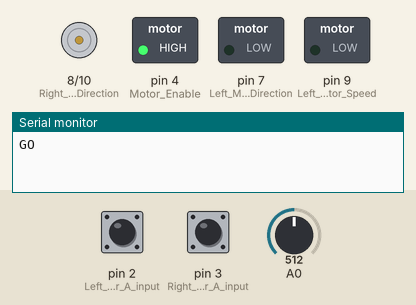
Simulated run of this sketch. Board: Arduino Uno, built with avr-gcc and run on an emulated ATmega328P. On the bench: direction and speed pins drawn as motors (green arrow = direction pin HIGH = forward, orange = LOW = backward, longer = more drive), switched loads named in the sketch (green lamp = pin HIGH), the last lines printed to the serial monitor. The test bench sets the inputs (shaded band); at power-on: pin 2 (Left_Motor_A_input) HIGH, pin 3 (Right_Motor_A_input) HIGH, A0 = 512.

Above: at 0.1 s.
At 1.1 s:
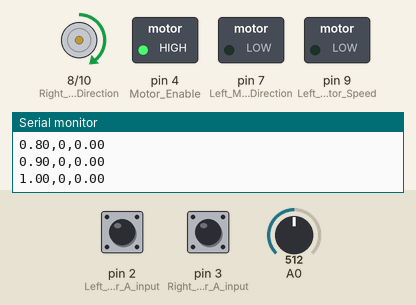
Timing chart, 0 to 5.5 s (numbered marks = the images above):
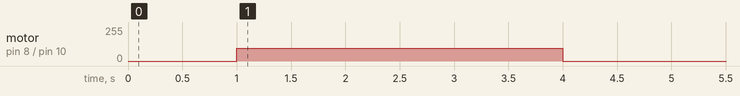

Measured:
- by itself, motor on pin 8 (Right_Motor_Direction) / pin 10 (Right_Motor_Speed): stopped → forward 96/255 at 1.0 s, → stopped 3.0 s later

The sketch:

motor_parameter_data_collector.ino
```cpp
// File Name: motor_parameter_data_collection.ino
// Author: Luca Ciancanelli
// EENG350 - Section B
//
// Description:
// This Arduino script implements position and velocity
// tracking for each of the motors to acquire characterization
// data. Time, volatage, and velocity for each motor is printed
// to the console in a CSV format to allow easy collection using
// the MATLAB scripts.

// Function declarations
void scheduler();
void console_print(long current_time);
void left_motor_control(int dir, int pwm);
void right_motor_control(int dir, int pwm);
void left_motor_vel();
void right_motor_vel();
void left_motor_change();
void right_motor_change();

// Constants
// Encoder pin designators
const int Left_Motor_A_input = 2;
const int Right_Motor_A_input = 3;
const int Left_Motor_B_input = 5;
const int Right_Motor_B_input = 6;

// Motor pin designators
const int Motor_Enable = 4;
const int Left_Motor_Direction = 7;
const int Right_Motor_Direction = 8;
const int Left_Motor_Speed = 9;
const int Right_Motor_Speed = 10;

// Velocity refresh interval
const int velocity_refresh_interval_ms = 10;
const float velocity_refresh_interval_s = 0.01;

// Console refresh interval (ms)
const int console_refresh_interval = 100;

// Motor being run (0 - left motor, 1 - right motor)
const int motor_run = 1;

// Motor test pwm
const int motor_test_pwm = 96;

// Global variables
// Scheduler time tracker
long console_prev_time = 0;
long left_vel_prev_time = 0;
long right_vel_prev_time = 5;

// Encoder pin states
int left_motor_A_state = 0;
int right_motor_A_state = 0;
int left_motor_B_state = 0;
int right_motor_B_state = 0;

// Encoder rotation counter
long left_turn_count = 0;
long right_turn_count = 0;

// Motor states
int left_motor_pwm = 0;
int right_motor_pwm = 0;
int left_motor_dir = 0;
int right_motor_dir = 0;

// Velocity variables
float left_motor_vel_calc = 0;
float right_motor_vel_calc = 0;
long left_prev_pos = 0;
long right_prev_pos = 0;
int left_prev_vel_time = 0;
int right_prev_vel_time = 0;

void setup() {
  // Initialize COM port at 115200 baud
  Serial.begin(115200);

  // Set digital pins for motor encoders as inputs
  pinMode(Left_Motor_A_input, INPUT);
  pinMode(Right_Motor_A_input, INPUT);
  pinMode(Left_Motor_B_input, INPUT);
  pinMode(Right_Motor_B_input, INPUT);

  // Set motor control pins as outputs
  pinMode(Motor_Enable, OUTPUT);
  pinMode(Left_Motor_Speed, OUTPUT);
  pinMode(Right_Motor_Speed, OUTPUT);
  pinMode(Left_Motor_Direction, OUTPUT);
  pinMode(Right_Motor_Direction, OUTPUT);

  // Enable motor driver
  digitalWrite(Motor_Enable, HIGH);

  // Setup encoder interrupts
  attachInterrupt(digitalPinToInterrupt(Left_Motor_A_input), left_motor_change, CHANGE);
  attachInterrupt(digitalPinToInterrupt(Right_Motor_A_input), right_motor_change, CHANGE);

  // Start MATLAB data collection
  Serial.println("GO");
}

void loop() {
  // Run scheduler
  scheduler();
}

void scheduler()
{
  // Update current time
  long current_time = millis();

  // Print variables to console (if update period past)
  if(current_time >= (console_prev_time + console_refresh_interval))
  {
    console_prev_time = current_time;
    console_print(current_time);
  }

  // Update left motor velocity (if update period past)
  if(current_time > (left_vel_prev_time + velocity_refresh_interval_ms))
  {
    left_motor_vel();
    left_vel_prev_time = current_time;
  }

  // Update left motor velocity (if update period past)
  if(current_time > (right_vel_prev_time + velocity_refresh_interval_ms))
  {
    right_motor_vel();
    right_vel_prev_time = current_time;
  }

  // Start motor at 1s
  if(current_time == 1000)
  {
    if(motor_run == 0)
    {
      left_motor_control(1, motor_test_pwm);
    }
    else
    {
      right_motor_control(1, motor_test_pwm);
    }
  }

  // Stop motor at 4s
  if(current_time == 4000)
  {
    if(motor_run == 0)
    {
      left_motor_control(1, 0);
    }
    else
    {
      right_motor_control(1, 0);
    }

    // End MATLAB data collection
    Serial.println("STOP");
  }
}

void console_print(long current_time)
{
  // Print current runtime (s)
  Serial.print(float(console_prev_time) / 1000);

  // Check which motor is being simulated
  if(motor_run == 0)
  {
    // Print voltage applied to motor
    if(left_motor_pwm != 0)
    {
      Serial.print(",");
      Serial.print(float(analogRead(0)) * 0.0138 * (float(left_motor_pwm) / 255));
    }
    else
    {
      Serial.print(",");
      Serial.print(0);
    }

    // Print motor velocity
    Serial.print(",");
    Serial.println(left_motor_vel_calc);
  }
  else
  {
    // Print voltage applied to motor
    if(right_motor_pwm != 0)
    {
      Serial.print(",");
      Serial.print(float(analogRead(0)) * 0.0138 * (float(right_motor_pwm) / 255));
    }
    else
    {
      Serial.print(",");
      Serial.print(0);
    }

    // Print motor velocity
    Serial.print(",");
    Serial.println(right_motor_vel_calc);
  }
}

void left_motor_vel()
{
  // Calculate motor velocity (conversion factor) * (change in position) * (time elapsed)
  left_motor_vel_calc = float((((2*3.14159) / 3200) * (left_turn_count - left_prev_pos)) / velocity_refresh_interval_s);

  // Update previous turn count
  left_prev_pos = left_turn_count;
}
void right_motor_vel()
{
  // Calculate motor velocity (conversion factor) * (change in position) * (time elapsed)
  right_motor_vel_calc = float((((2*3.14159) / 3200) * (right_turn_count - right_prev_pos)) / velocity_refresh_interval_s);

  // Update previous turn count
  right_prev_pos = right_turn_count;
}

void left_motor_control(int dir, int pwm)
{
  // Update state variables
  left_motor_dir = dir;
  left_motor_pwm = pwm;

  // Write motor direction pin
  digitalWrite(Left_Motor_Direction, dir);

  // Write motor speed pin
  analogWrite(Left_Motor_Speed, pwm);
}

void right_motor_control(int dir, int pwm)
{
  // Update state variables
  right_motor_dir = dir;
  right_motor_pwm = pwm;

  // Write motor direction pin
  digitalWrite(Right_Motor_Direction, dir);

  // Write motor speed pin
  analogWrite(Right_Motor_Speed, pwm);
}

void left_motor_change()
{
  // Update state variables
  left_motor_A_state = digitalRead(Left_Motor_A_input);
  left_motor_B_state = digitalRead(Left_Motor_B_input);

  // Check pevious encoder state
  if(left_motor_A_state == left_motor_B_state)
  {
    // Increment turn counter
    left_turn_count += 2;
  }
  else
  {
    // Decrement turn counter
    left_turn_count -= 2;
  }
}

void right_motor_change()
{
  // Update state variables
  right_motor_A_state = digitalRead(Right_Motor_A_input);
  right_motor_B_state = digitalRead(Right_Motor_B_input);

  // Check pevious encoder state
  if(right_motor_A_state == right_motor_B_state)
  {
    // Decrement turn counter
    right_turn_count -= 2;
  }
  else
  {
    // Increment turn counter
    right_turn_count += 2;
  }
}
```
